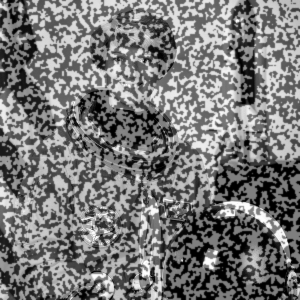
#> input picture dev/getting_started/astronaut0.png, 300 x 300 px
$ python seed_propagation_deformed_seed.py
#> lines starting #> are read from the running program, lines starting #| are printed output that depends on the picture
### src/dictk/image.py
"""Image I/O, grayscale conversion, combination, and inspection utilities."""

import base64
import importlib.resources
from pathlib import Path
from typing import NamedTuple

import imageio.v3 as iio
import numpy as np
from scipy.interpolate import RegularGridInterpolator
from scipy.ndimage import zoom


class PixelCoordinate(NamedTuple):
    """A pixel location in an image's reference frame.

    Attributes:
        x: Horizontal pixel coordinate, increasing left to right.
        y: Vertical pixel coordinate, increasing top to bottom.
    """

    x: int
    y: int


class SubpixelCoordinate(NamedTuple):
    """A sub-pixel location in an image's reference frame.

    Same reference frame as [`PixelCoordinate`](#PixelCoordinate), but
    `x`/`y` are `float`, not `int` -- returned by
    [`dictk.translation.locate_subpixel`](./translation.html#locate_subpixel)
    and [`dictk.grid.locate_subpixel`](./grid.html#locate_subpixel),
    which recover a fractional position via subpixel refinement.
    `PixelCoordinate`'s own `int` fields would silently truncate exactly
    the value those functions exist to preserve.

    Attributes:
        x: Horizontal pixel coordinate, increasing left to right.
        y: Vertical pixel coordinate, increasing top to bottom.
    """

    x: float
    y: float


# [515 lines left out: functions subimage, checkerboard, astronaut, is_rgba, rgba_to_gray, combine and 9 more, not called in this run]


def read(*, path: Path) -> np.ndarray:
    """Read an image file into a NumPy array.

    Args:
        path: Path to the image file.

    Returns:
        The image as a NumPy array.
    """
#> called with path = 'astronaut0.png'
    return iio.imread(path)
#> returned value is the input picture: shape (300, 300); min 0, max 255, mean 120.2


# [72 lines left out: functions write_svg, write, describe, not called in this run]

### src/dictk/warp.py
"""Subpixel point tracking by warping an affine kernel: inverse
compositional Gauss-Newton (IC-GN)."""

import numpy as np
from scipy.ndimage import map_coordinates, spline_filter

from dictk import translation
from dictk.correlation import WindowingMethod
from dictk.image import PixelCoordinate, SubpixelCoordinate


def _spline_coefficients(image: np.ndarray) -> np.ndarray:
    """Cubic B-spline coefficients of `image`, computed once so every
    per-point refinement can sample it with `prefilter=False`."""
    return spline_filter(image.astype(np.float64), order=3)


def _gradients(image: np.ndarray) -> tuple[np.ndarray, np.ndarray]:
    """`image`'s `(d/dy, d/dx)` central-difference gradients."""
    gradient_y, gradient_x = np.gradient(image.astype(np.float64))
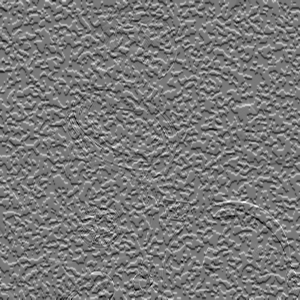
#> gradient_y: shape (300, 300) float64; min -104, max 114, mean -0.2; drawn with min black and max white
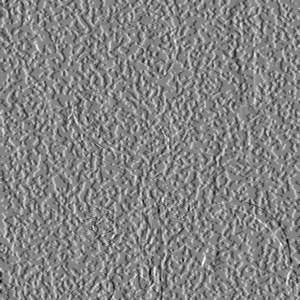
#> gradient_x: shape (300, 300) float64; min -115.5, max 107, mean 0; drawn with min black and max white
    return gradient_y, gradient_x


# [105 lines left out: functions _translation_warp, _shape_seeds, not called in this run]


def _refine(
    *,
    reference_image: np.ndarray,
    reference_gradients: tuple[np.ndarray, np.ndarray],
    current_coefficients: np.ndarray,
    reference_point: PixelCoordinate,
    initial_warp: np.ndarray,
    kernel_margin_width: int,
    kernel_margin_height: int,
    max_iterations: int,
    tolerance: float,
) -> tuple[np.ndarray, float, int]:
    """IC-GN refinement of one point, starting from the 3x3
    `initial_warp` -- see [`fit`](#fit) for the method and the returned
    matrix. `_translation_warp` builds the rigid seed `fit` uses. Takes
    precomputed gradients and spline coefficients so a batch caller
    computes them once, not once per point.

    Also returns the ZNSSD between the reference kernel and
    `current_image` sampled through the returned warp, from 0 for a
    perfect match to 4, and how many updates IC-GN applied. That count
    equals `max_iterations` when IC-GN stopped without meeting
    `tolerance`."""
    gradient_y, gradient_x = reference_gradients
    x0, y0 = reference_point.x, reference_point.y
    rows = slice(y0 - kernel_margin_height, y0 + kernel_margin_height + 1)
    columns = slice(x0 - kernel_margin_width, x0 + kernel_margin_width + 1)
    dy, dx = np.mgrid[
        -kernel_margin_height : kernel_margin_height + 1,
        -kernel_margin_width : kernel_margin_width + 1,
    ].astype(np.float64)

    f = reference_image[rows, columns].astype(np.float64)
    f = f - f.mean()
    f_norm = np.sqrt((f**2).sum())

    gx = gradient_x[rows, columns]
    gy = gradient_y[rows, columns]
    steepest_descent = np.stack(
        [gx, gx * dx, gx * dy, gy, gy * dx, gy * dy], axis=-1
    ).reshape(-1, 6)
    hessian_inverse = np.linalg.inv(steepest_descent.T @ steepest_descent)

    def residual_at(warp):
        xs = x0 + warp[0, 0] * dx + warp[0, 1] * dy + warp[0, 2]
        ys = y0 + warp[1, 0] * dx + warp[1, 1] * dy + warp[1, 2]
        g = map_coordinates(current_coefficients, [ys, xs], order=3, prefilter=False)
        g = g - g.mean()
        return f_norm / np.sqrt((g**2).sum()) * g - f

    warp = np.array(initial_warp, dtype=np.float64)
    for iterations in range(1, max_iterations + 1):
        residual = residual_at(warp)
        dp = hessian_inverse @ (steepest_descent.T @ residual.ravel())
        increment = np.array(
            [
                [1.0 + dp[1], dp[2], dp[0]],
                [dp[4], 1.0 + dp[5], dp[3]],
                [0.0, 0.0, 1.0],
            ]
        )
        warp = warp @ np.linalg.inv(increment)
        if np.abs(dp).max() < tolerance:
            break

    znssd = float((residual_at(warp) ** 2).sum() / f_norm**2)
    return warp, znssd, iterations


# [158 lines left out: functions fit, locate, not called in this run]

### dev/getting_started/seed_propagation_deformed_seed.py
"""How many misses remain when IC-GN starts from the right stretch and
shear? Reruns the sweep's 1470 fits, seeding each from the true
deformation with its translation rounded to whole pixels, as coarse as
the rigid seed's.
"""

import numpy as np
from scipy.ndimage import affine_transform

from dictk import warp
from dictk.image import PixelCoordinate, read

MARGIN = 13
SAMPLE_COUNT = 30
STRETCHES = np.round(np.arange(0.0, 0.31, 0.05), 2)
SHEARS = np.round(np.arange(0.0, 0.31, 0.05), 2)
MISS_LIMIT = 1.0

reference_image = read(path="astronaut0.png")
reference_gradients = warp._gradients(reference_image)
rng = np.random.default_rng(0)
pivots = rng.integers(40, 261, size=(SAMPLE_COUNT, 2)).astype(np.float64)
shifts = np.round(rng.uniform([4, 2], [8, 6], size=(SAMPLE_COUNT, 2)), 2)

errors = []
for stretch in STRETCHES:
    for shear in SHEARS:
        F = np.array([[1.0 + stretch, shear], [0.0, 1.0]])
        inverse = np.linalg.inv(F)[::-1, ::-1]
        for pivot, shift in zip(pivots, shifts):
            point = PixelCoordinate(x=int(pivot[0]), y=int(pivot[1]))
            offset = pivot[::-1] - inverse @ (pivot[::-1] + shift[::-1])
#> (the run stopped early here; a loop or call above may not have finished)
